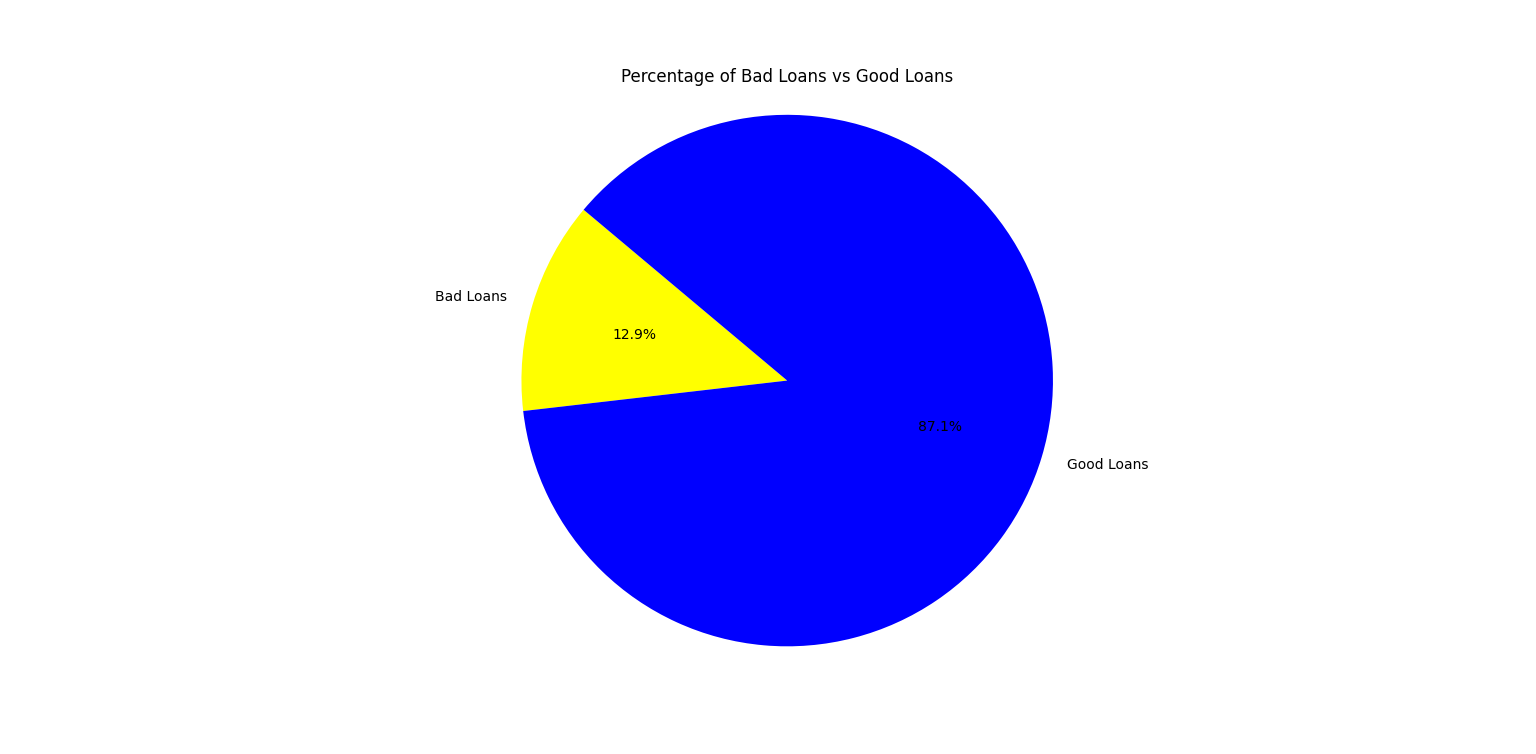

Reproduce this figure in Python.
import numpy as np
import pandas as pd
import matplotlib.pyplot as plt
import seaborn as sns
import random
import datetime as dt
import warnings

warnings.filterwarnings("ignore")  # to ignore warnings

# Correct syntax for usecols
df = pd.read_csv("loan.csv", usecols=["loan_status"])
print(df.head())  # Print the first few rows to check if the data is loaded correctly

# Define what constitutes a 'bad loan'
bad_loan_statuses = ['Charged Off', 'Default', 'Late (31-120 Days)', 'In Grace Period']

# Convert loan_status column to title case to match bad_loan_statuses
df['loan_status'] = df['loan_status'].str.title()

# Calculate the number of bad loans
bad_loans = df[df['loan_status'].isin(bad_loan_statuses)]
num_bad_loans = bad_loans.shape[0]

# Calculate the number of good loans
num_total_loans = df.shape[0]
num_good_loans = num_total_loans - num_bad_loans

# Calculate percentages
bad_loan_percentage = (num_bad_loans / num_total_loans) * 100
good_loan_percentage = 100 - bad_loan_percentage

# Prepare data for the pie chart
sizes = [bad_loan_percentage, good_loan_percentage]
labels = ['Bad Loans', 'Good Loans']
colors = ['yellow', 'blue']

# Plot the pie chart
plt.figure(figsize=(8, 8))
plt.pie(sizes, labels=labels, colors=colors, autopct='%1.1f%%', startangle=140)
plt.title('Percentage of Bad Loans vs Good Loans')
plt.axis('equal')  # Equal aspect ratio ensures the pie chart is circular.

# Show the plot
plt.show()
